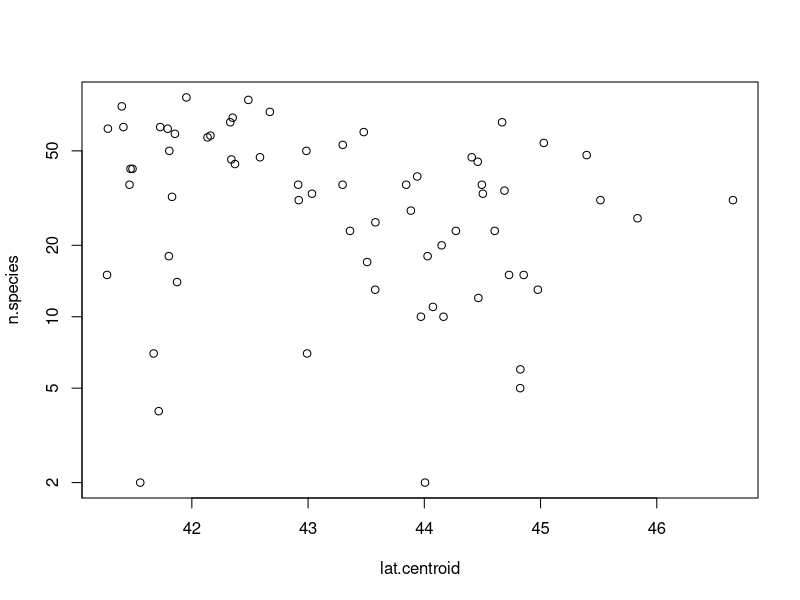
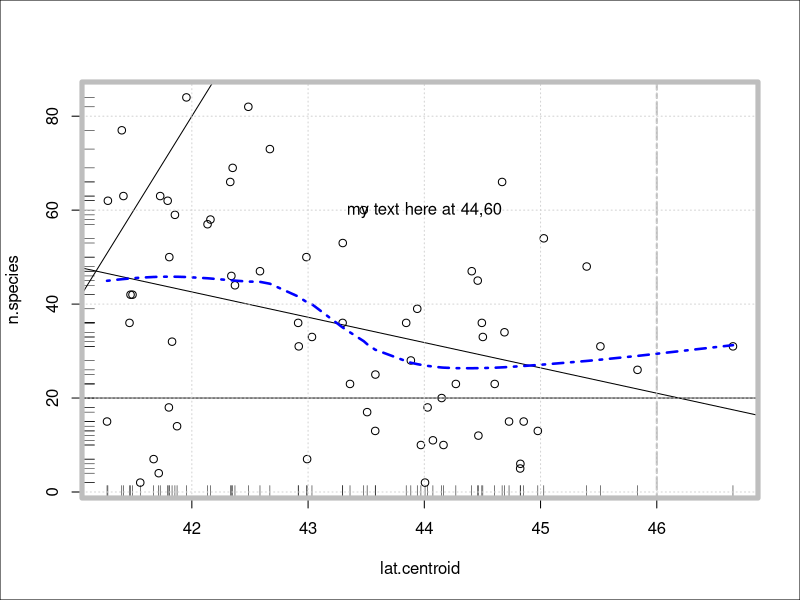
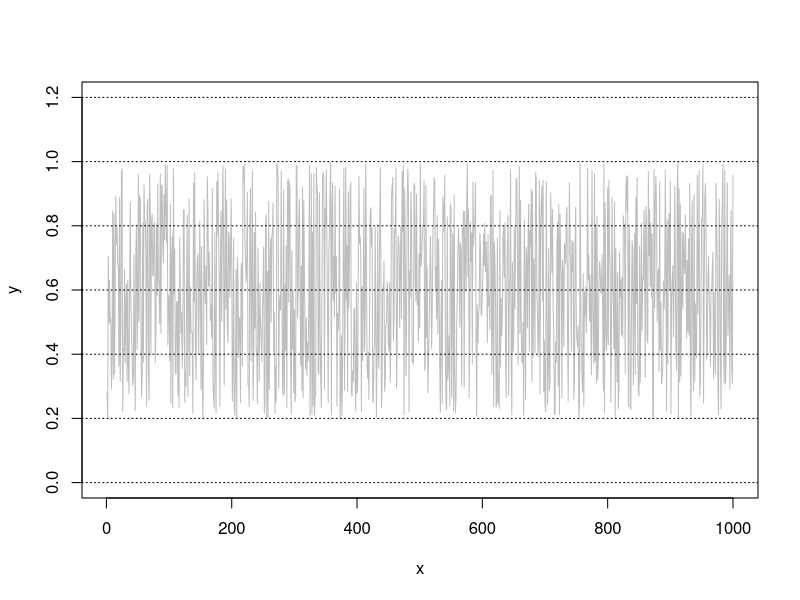
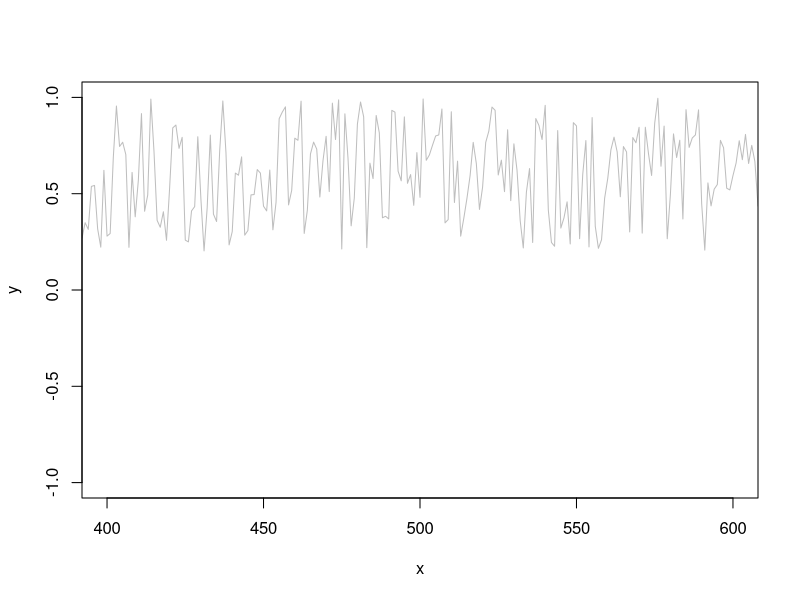
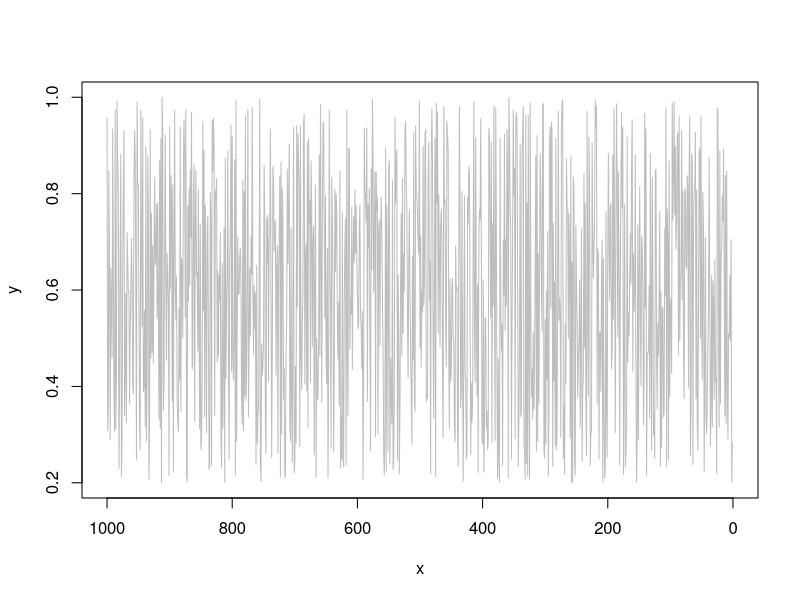
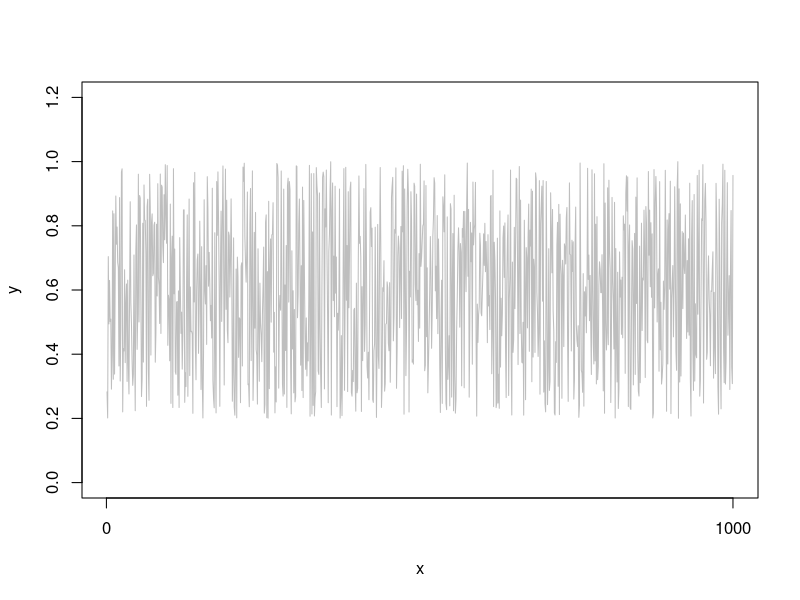
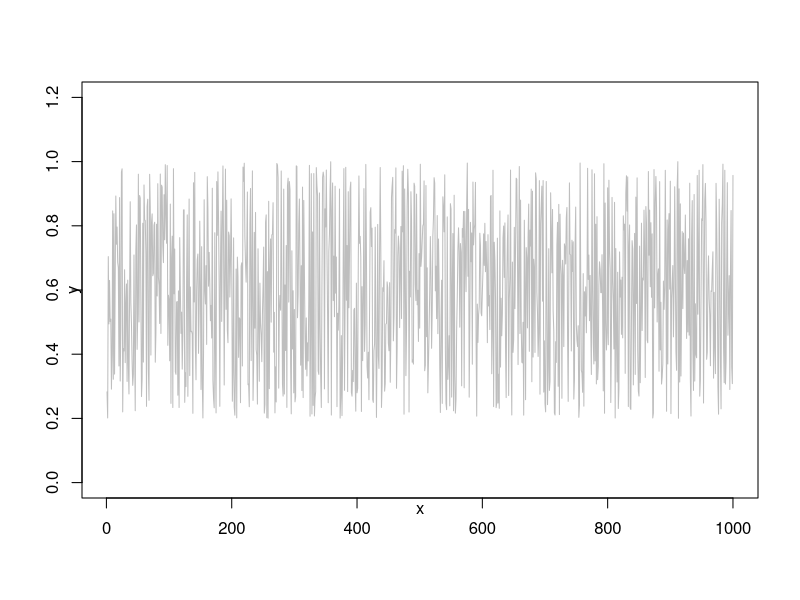
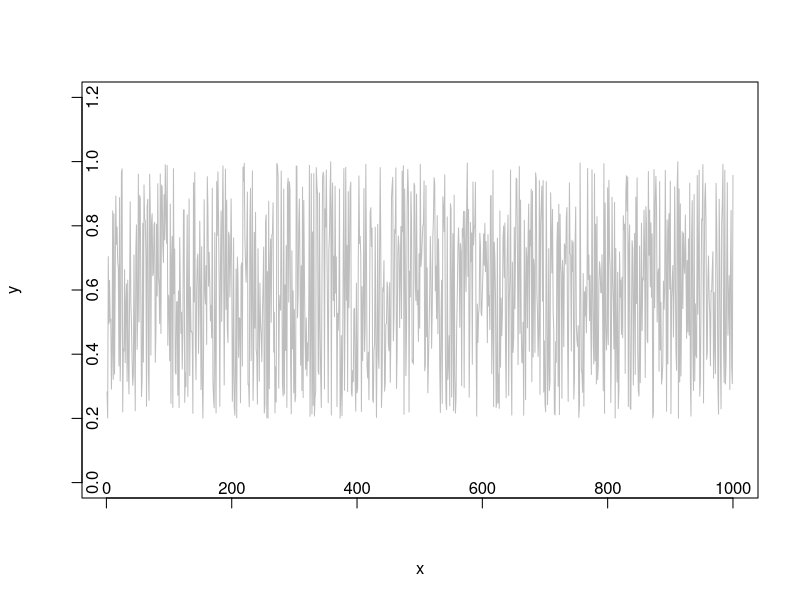

Recreate these plots in R, in order.
## ---- chunk 1
#Basic Graphics in R
#Preserving Defaults, Attaching A Data Frame
####################################################
#  Standard calls for preserving defaults, and reading a csv
#par() # a ridiculous number of graphic parameters
opar <- par(no.readonly=TRUE) # store defaults of changeable options
Ant.Data <- read.table(file="antcountydata.csv",
                       header=TRUE,
                       sep=",",
                       stringsAsFactors=FALSE)
attach(Ant.Data) # to cut down on typing of data frame name
#refers to dataframe, can reference column names

#Basic Graphs & Lines
plot(x=lat.centroid,y=n.species,log="y") # log transforms; use x,y, or xy
plot(x=lat.centroid,y=n.species)
abline(h=20) # drawing a horizontal line
abline(v=46,lwd=2,lty="twodash",col="grey") # drawing a vertical line
abline(a=-1600,b=40) # intercept and slope
abline(lm(n.species~lat.centroid)) # standard regression
lines(lowess(n.species~lat.centroid),col="blue",lty="dotdash",lwd=2.5)
rug(lat.centroid) # show the density of data points
rug(n.species,side=2) # can be done on any axis for any variable
grid()
box(which="outer") # box options: outer, inner, figure, plot
box(col="gray",lwd=5)
text(44,60,"my text here at 44,60")

#Standard Axes
par(opar)
x <- 1:1000
y <- runif(1000,0.2)
plot(x,y,type="l",col="grey",ylim=c(0,1.2))
grid(nx=NA,ny=NULL,col="black")

# adjustments for standard axes

# use  xlim and y lim for clipping or adding white space
plot(x,y,type="l",col="grey",xlim=c(400,600),ylim=c(-1,1))

# use xlim and ylim reversed to flip axes
plot(x,y,,type="l",col="grey",xlim=c(1000,0))

# use lab for ticks x,y, len of label (default=7)
plot(x,y,type="l",col="grey",ylim=c(0,1.2),
     lab=c(1,5,7))

# use mgp for lines of text from edge. 3 numbers are:
# 1) margin label; 2) tick mark labels; 3) axis line
# defaults are 3,1,0

plot(x,y,type="l",col="grey",ylim=c(0,1.2),
     mgp=c(0,1,0)) # pulls in label

plot(x,y,type="l",col="grey",ylim=c(0,1.2),
     mgp=c(3,-1,0)) # pulls in label to inside


plot(x,y,type="l",col="grey",ylim=c(0,1.2),
     mgp=c(3,1,1)) # moves out entire axis

# use tcl to control length and direction of ticks; default=-0.5
plot(x,y,type="l",col="grey",ylim=c(0,1.2),
     tcl=1,lab=c(5,5,7))

# could pull in labels and use inner tick marks
# use las to flip tick labels to all horizontal
plot(x,y,type="l",col="grey",xlim=c(-40,1000),ylim=c(0.17,1),
     tcl=0.3,mgp=c(2,0.2,0),las=1,ann=FALSE,bty="L")

# use xlog in par or log in plot for transform
plot(x,y,type="l",col="grey",log="x")

# use xaxs and yaxs to control style of axis setting
# default = r = expanded range
# or set as i = exact range

par(pty="s")
par(mfrow=c(2,1))
par(mar=c(2,2,1,1))
plot(x,y,type="l",col="grey",ann=FALSE,xaxs="r")
plot(x,y,type="l",col="grey",ann=FALSE,xaxs="i")

#Custom Axes
par(opar)
# create random data with gamma distribution
x <- 1:20
y <- rgamma(20,1,2)

# set x limit to avoid clipping at start
par(mar=c(5,4,4,4))
plot(x,y,type="b",pch=23,bg="slateblue",
     xlim=c(0,20),ylim=c(0,1.3),
     axes=FALSE,ann=FALSE)

# use sequence and take default tick labels
axis(1,at=seq(0,20,by=5))

# use mtext to add text labels in the margins
mtext("Time",1,line=3)

# use sequence and override with user labels
 
axis(2, at=seq(0,1.3,length=4),labels=c("low","med","high","peak"),
     las=2)

# thicken up tick lines and move axis out a bit
axis(3,at=seq(0,20,by=5),line=1,lwd=2,lwd.ticks=2,font=2)

# move the axis and ticks inward with the mgp argument
axis(4,at=seq(0,1.3,length=4),labels=c("l","m","h","p"),
     las=2,mgp=c(0,1.4,1.9),tcl=2,
     col.axis="red",col="slateblue")

# overplot the axis to easily create minor tick marks
axis(4,at=seq(0,1.3,length=7),labels=FALSE,
     mgp=c(0,1.4,1.9),tcl=0.75,
     col="slateblue")
par(opar)


#Cleaned Up Regression
par(mar=c(5,6,2,2)+0.1)
plot(x=lat.centroid,y=n.species,
     xlab="Latitude",ylab="Number of Species",
     las=1,cex.axis=1.2,cex.lab=1.5)
reg.model <- lm(n.species~lat.centroid)
abline(reg.model)
rug(n.species,side=2)
grid()


#Text Annotations
x <- 1:5
y <- seq(1,5,1)
plot(x,y)
text(1,1,"right",pos=4) # use pos to offset the text
# use vectors for multiple plotting
plot(x,y,ann=FALSE, axes= FALSE, col="green")
box(col="gray")
text(x[-3],y[-3],c("right","top","bottom","left"),pos=c(4,3,1,2))
text(3,3,"overlay")
text(4,2,"angle = 10 degrees",srt=10)

# illustration of plot math
plot(x,y,ann=FALSE, axes= FALSE, type="n")
box(col="gray")

text(3,4,
     expression(sqrt(x[i]^2+y[i]^2)-hat(beta)))


text(3,3,
     expression(bar(x) == sum(frac(x[i], n),
                              i == 1,n)))

# alter size, color, font, and rotation
text(3,3,
     expression(bar(x) == sum(frac(x[i], n),
                              i == 1,n)),
     cex=4,col="red",font=1,srt=-10)

text(3,2,
     expression(paste("Temperature (", degree,
                      "C) in 2013")))

#Graphical Annotations/ drawing tools
x <- 1:10
y <-runif(10)

plot(x,y,type="n",xlim=c(0,10),ylim=c(0,1))

points(x,y)
lines(x,y)

xspline(x,y,shape=0) # -1,0,1
xspline(x,y,shape=1,open=FALSE)
polygon(x,y,col="coral")

rect(8,0.1,10,0.2,col="blue")
rect(0,0,x,y,lty="dashed")
segments(0,1,3,0)
segments(0,0,x,y)
arrows(0,0,x,y)
points(0,0)

#Clean Up & Detach
detach(Ant.Data) # detach ant data
par(opar) # restore original parameters

#Panel Layout & 4 Variations On Plot Type
####################################################
# illustrating panel layout and 4 variations on plot type
Random.Data <- rnorm(20)
time <- 1:20
par(mfrow=c(3,2))
plot(Random.Data,type="p")
plot(Random.Data,type="l")
plot(Random.Data,type="b")
plot(Random.Data,type="o")
plot(Random.Data,type="s")
plot(Random.Data,type="h")

par(opar)
plot(Random.Data,type="n")

#Special Plots With Linear Model
attach(Ant.Data)
####################################################
# illustrating special plots that come with a linear model
par(mfrow=c(2,2))
Ant.Model <- lm(n.species~lat.centroid)
summary(Ant.Model)
plot(Ant.Model)
plot(lat.centroid,n.species)
abline(Ant.Model)
abline(h=10,lty="dashed")
abline(v=45,col="red",lty="dotdash")

#Plots In A Single Dimension
# illustrating plots for a single dimension of data
par(mfrow=c(1,2))

plot(n.species) # plots numeric data in order
plot(table(ecoregion)) # plots tabled counts of factors as lines

barplot(table(ecoregion))
Little.Data <- c(3,2,1,5,6)
names(Little.Data) <- LETTERS[1:5]
barplot(Little.Data) # plots numeric data as bar heights

pie(Little.Data) # plots numeric data as pie slices     
dotchart(Little.Data) # plots numeric data as ordered dot plots

par(mfrow=c(1,1))
boxplot(n.species) # plots numeric data as box plot
hist(n.species) # plots numeric data as histogram
stripchart(Little.Data) # plots numeric data in a single strip chart
plot(density(n.species)) # plots kernel density of a numeric variable


#Bar Plot With Custom Error Bars
ecoregion.means <- by(n.species,ecoregion,mean)

barplot(ecoregion.means,names.arg=letters[1:5],
        ylim=c(0,100))
midpoints <- barplot(ecoregion.means,plot=FALSE)
ecoregion.sd <- by(n.species,ecoregion,sd)

arrows(midpoints,ecoregion.means,midpoints,
       ecoregion.means+ecoregion.sd,angle=90,
       length=0.1)

# For a double-headed arrow, adjust starting
# points and use code=3
arrows(midpoints,ecoregion.means-ecoregion.sd,midpoints,
       ecoregion.means+ecoregion.sd,angle=90,
       length=0.1,code=3)
points(midpoints,ecoregion.means,pch=19)

# plotting points with asymmetric
# confidence intervals
par(opar)

# using the quantile function
z <- rnorm(1000)
quantile(z,probs=0.95)
hist(z)
abline(v=quantile(z,probs=c(0.05,0.95)),lty="dashed",col="red")
abline(v=quantile(z,probs=c(0.025,0.975)),lty="dotted",col="blue")

# Calculate Confidence intervals with the by function
quantile(n.species,probs=0.025)
Con.low <- by(n.species,ecoregion,quantile,probs=0.025)
Con.high <- by(n.species,ecoregion,quantile,probs=0.975)

# set up a blank plot (show code first)
plot(1:5,1:5)
plot(1:5,1:5,xlim=c(0.5,5),ylim=c(0,100))
plot(1:5,1:5,xlim=c(0.5,5),ylim=c(0,100),type="n")

# fully blank plot
plot(1:5,1:5,xlim=c(0.5,5),ylim=c(0,100),type="n",
     ,axes= FALSE,ann=FALSE)

# add axes with labels
axis(1,at=seq(1:5),labels=letters[1:5])
axis(2)
mtext("Number of Species",side=2,line=2.5)
box(bty="L")
arrows(1:5,ecoregion.means,1:5,Con.low,angle=90,length=0.1)
arrows(1:5,ecoregion.means,1:5,Con.high,angle=90,length=0.1)
points(1:5,ecoregion.means,pch=23,cex=1.5,bg="gold")
abline(h=seq(0,100,by=20),col="gray",lty="dotted")

# add minor tick marks
# first find your location in the plot
points(1,0)
points(0,0)
points(0.5,0)
par("usr") # get limits

# try plotting a point points(0.32,10)
points(0.32,10)
par("xpd")
par(xpd=TRUE) # change clippig to figure region
points(0.32,10)
# first refresh plot
segments(rep(0.32,5),seq(10,90,length=5),rep(0,5),seq(10,90,length=5))

#Regression Line With Confidence, Prediction Intervals
##########################################
# fit the model

reg.model <- lm(mean.ann.temp~lat.centroid)

#################################################
# confidence and prediction intervals for original data

con.1 <- predict(reg.model,interval="confidence")
pred.1 <- predict(reg.model,interval="prediction")

####################################################
# confidence and prediction intervals for new x data
# (extrapolation and more finely spaced x)


nd <- seq(35,50,length=100)

con.2 <- predict(reg.model,interval="confidence",
                 newdata=data.frame(lat.centroid=nd))

pred.2 <- predict(reg.model,interval="prediction",
                  newdata=data.frame(lat.centroid=nd))

#####################################################
# plot results just for data interval

plot(lat.centroid,mean.ann.temp)
abline(reg.model)

matlines(Ant.Data$lat.centroid,con.1[,c("lwr","upr")],
         col="red",lty=1,type="l")

matlines(Ant.Data$lat.centroid,pred.1[,c("lwr","upr")],
         col="blue",lty=1,type="l")

##################################################
# plot results for extrapolated interval and smooth data
plot(lat.centroid,mean.ann.temp,xlim=c(30,50),ylim=c(-5,15))

abline(reg.model)

matlines(nd,con.2[,c("lwr","upr")],
         col="red",lty=1,type="l")

matlines(nd,pred.2[,c("lwr","upr")],
         col="blue",lty=1,type="l")

###########################################################
# plot the results as a confidence band using a polygon

plot(lat.centroid,mean.ann.temp,
     xlim=c(34,50),ylim=c(-5,25),type="n")

polygon(c(nd,rev(nd)),c(con.2[,2],rev(con.2[,3])),
        col="thistle",border=NA)

points(lat.centroid,mean.ann.temp)

abline(reg.model)

##########################################################
# plot the results as a prediction band using a polygon

plot(lat.centroid,mean.ann.temp,
     xlim=c(34,50),ylim=c(-5,25),type="n")

polygon(c(nd,rev(nd)),c(pred.2[,2],rev(pred.2[,3])),
        col="wheat",border=NA)

points(lat.centroid,mean.ann.temp)
abline(reg.model)

#########################################################

#Layout Function For Visualizing Plot Space
#############################################
# Creating a function for illustrating plot layouts
my.layout <- function (x=1) {
  for (i in 1:x) plot(runif(100),type="b",
                      col="gray",lwd=2,ann=FALSE,las=1)
  
  mtext("X axis label",side=1,font=2,line=3)
  mtext("Y axis label",side=2,font=2,line=3)
  mtext("Top Plot label",side=3,font=2,line=1)
  mtext("Side\nPlot\nLabel",side=4,font=2,line=1,las=1)
  mtext("BOTTOM OUTER MARGIN LABEL",side=1,font=2,line=1,cex=2,outer=TRUE)
  mtext("SIDE OUTER MARGIN LABEL",side=2,font=2,line=1,cex=2,outer=TRUE)
  mtext("TOP OUTER MARGIN LABEL",side=3,font=2,line=1,cex=2,outer=TRUE)
  mtext("SIDE\nOUTER\nMARGIN\nLABEL",side=4,font=2,line=1,cex=2,outer=TRUE,las=1)
  
  box(which="outer",col="red",lwd=4)
  box(which="inner",col="blue",lwd=4)
  box(which="figure",col="darkgreen",lwd=4)
  box(which="plot",col="goldenrod",lwd=4)
  
  par(opar)
}
############################################
# Check out appearance with default settings

my.layout(1)

##########################################
# Adjusting Margins of a Single Figure with mar (= lines of text)

par("mar")

par(mar=c(5,5,4,4))
my.layout(1)

##########################################
# Adding outer plot margins with oma (= lines of text)

par("oma")

par(oma=c(3,3,3,8))
my.layout(1)

##########################################

# Creating a square plot with pty (default = "m")

par("pty")
par(pty="s")

my.layout(1)

########################################
# Using mfrow for multi-panel plots

par("mfrow")
par(mfrow=c(3,2))
my.layout(6)

# Add in your outer margins & square plot regions

par("oma")
par(oma=c(6,6,6,6))
par(pty="s")
par(mar=c(2,2,2,2))
par(mfrow=c(3,4))
my.layout(12)

###############################################
# Gaining more control with the layout function

layout(matrix(1:6,nrow=3,byrow=TRUE))
layout.show(6)
my.layout(6)

# Matrix elements give the order of filling
layout(matrix(c(1,2,3,4,6,5),nrow=3,byrow=FALSE))
layout.show(6)
my.layout(6)

###########################################
# as before, outer margins can be added

layout(matrix(1:6,nrow=3,byrow=TRUE))
layout.show(6)
par("oma")
par(oma=c(4,4,4,4))
layout.show(6)
my.layout(6)

##################################################
# use "respect" option to square up the entire figure region

layout(matrix(1:6,nrow=3,byrow=TRUE),respect=TRUE)
layout.show(6)

par(oma=c(4,4,4,4))
layout.show(6)
my.layout(6)

###################################################
# allows for more compact figures; use with pty="s"

layout(matrix(1:12,nrow=3,byrow=TRUE),respect=TRUE)
layout.show(12)

par(oma=c(4,4,4,4))
par(mar=c(2,2,2,2))
par(pty="s")

layout.show(12)
my.layout(12)

###################################################
# alter the widths and/or heights of figures

layout(matrix(1:6,nrow=3,byrow=TRUE),widths=c(2,1))
layout.show(6)
my.layout(6)

layout(matrix(1:6,nrow=3,byrow=TRUE),widths=c(2,1),
       heights=c(1,2,1))
layout.show(6)
my.layout(6)

###################################################
# use "0" matrix entries for no plot
# use multiple matrix entries for expanded plot regions

layout(matrix(c(1,1,1,2,0,3),nrow=2,byrow=TRUE))
layout.show(3)
my.layout(6)

###################################################
# use all of this to combine graphic elements

# set up plotting regions

par(opar)
layout(matrix(c(2,0,1,3),nrow=2,byrow=TRUE),
       heights=c(1,8),widths=c(8,1))
layout.show(3)
########################################################
# create some skewed data and sort it
x <- sort(rgamma(100,shape=2,scale=1))
y <- sort(rgamma(100,shape=2,scale=1),decreasing=TRUE)

########################################################
# generate the basic scatterplot
par(mar=c(4,5,0,0))
plot(x,y,ann=FALSE,cex=2,pch=21,bg="cornflowerblue")

par(mar=c(0,5,0,0))
#par(bty="n")
#par(xaxt="n")


boxplot(x,names=FALSE,horizontal=TRUE,col="cornflowerblue")
par(mar=c(4,0,0,0))

#par(yaxt="n")
boxplot(y,names=FALSE, horizontal=FALSE,col="cornflowerblue")
par(opar)



